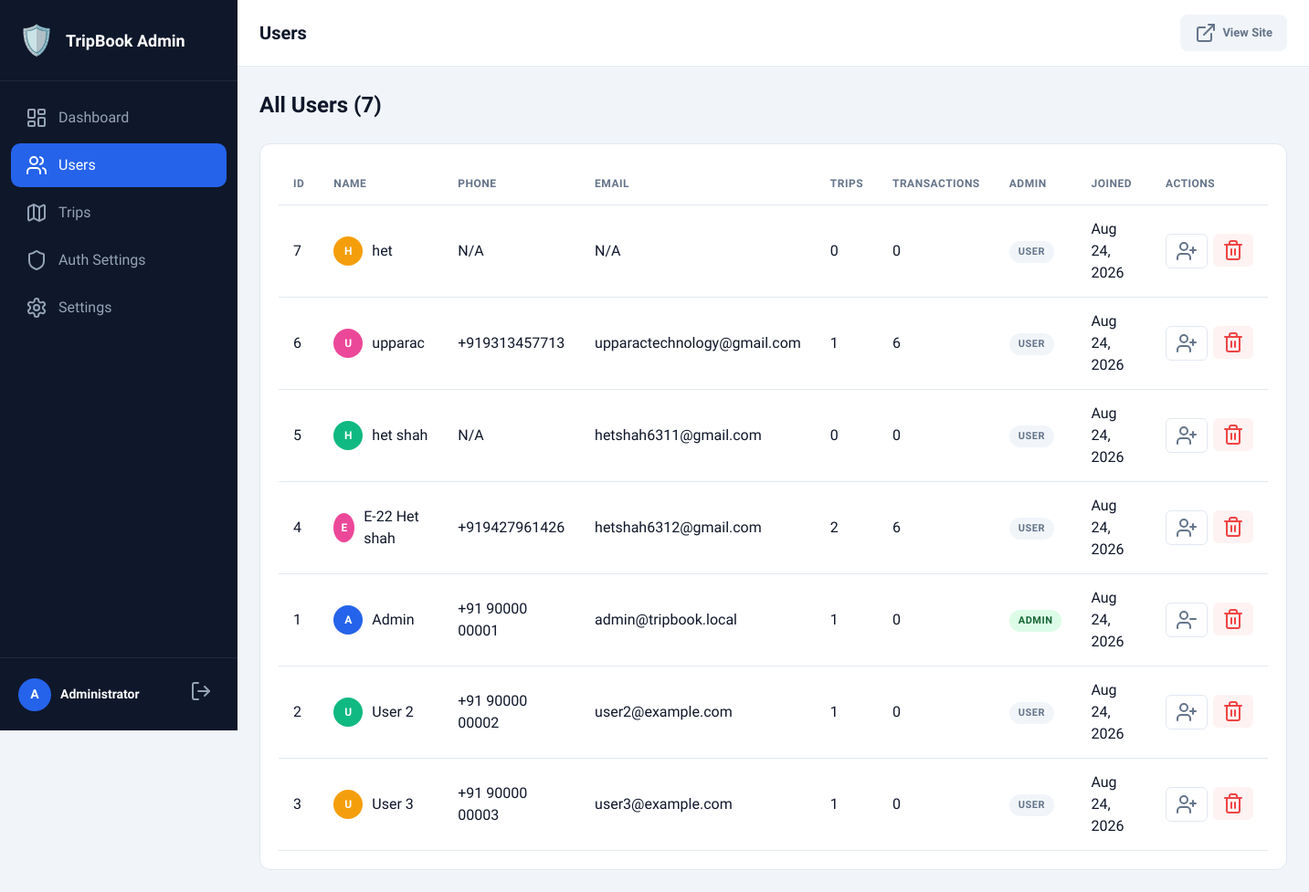
The app's page /admin/users.php (signed in) with its own data.
### tables this page shows
CREATE TABLE `users` (
    `id` INT UNSIGNED AUTO_INCREMENT PRIMARY KEY,
    `name` VARCHAR(100) NOT NULL,
    `email` VARCHAR(191) UNIQUE NULL,
    `phone` VARCHAR(30) UNIQUE NULL,
    `phone_verified` TINYINT(1) NOT NULL DEFAULT 0,
    `email_verified` TINYINT(1) NOT NULL DEFAULT 0,
    `google_id` VARCHAR(50) NULL,
    `auth_provider` ENUM('phone','google','email') NOT NULL DEFAULT 'phone',
    `password_hash` VARCHAR(255) NOT NULL,
    `avatar_color` VARCHAR(20) DEFAULT '#2563eb',
    `is_admin` TINYINT(1) NOT NULL DEFAULT 0,
    `created_at` TIMESTAMP DEFAULT CURRENT_TIMESTAMP
);

### admin/users.php (the view, shortened to what this page needs)
<?php
$db = getDBConnection();
$stmt = $db->query("
    SELECT u.*,
           (SELECT COUNT(*) FROM trip_members WHERE user_id = u.id) as trip_count,
           (SELECT COUNT(*) FROM transactions WHERE created_by = u.id) as transaction_count
    FROM users u
    ORDER BY u.created_at DESC
");
$users = $stmt->fetchAll();
include 'includes/header.php';
?>
<div class="page-header">
    <h2>All Users (<?= count($users) ?>)</h2>
</div>
<div class="card">
    <div class="card-body">
        <table class="data-table full-width">
            <thead>
                <tr>
                    <th>ID</th>
                    <th>Name</th>
                    <th>Phone</th>
                    <th>Email</th>
                    <th>Trips</th>
                    <th>Transactions</th>
                    <th>Admin</th>
                    <th>Joined</th>
                    <th>Actions</th>
                </tr>
            </thead>
            <tbody>
                <?php foreach ($users as $user): ?>
                <tr>
                    <td><?= $user['id'] ?></td>
                    <td>
                        <div class="user-cell">
                            <div class="avatar-sm" style="background: <?= $user['avatar_color'] ?>">
                                <?= strtoupper(substr($user['name'], 0, 1)) ?>
                            </div>
                            <?= htmlspecialchars($user['name']) ?>
                        </div>
                    </td>
                    <td><?= htmlspecialchars($user['phone'] ?? 'N/A') ?></td>
                    <td><?= htmlspecialchars($user['email'] ?? 'N/A') ?></td>
                    <td><?= $user['trip_count'] ?></td>
                    <td><?= $user['transaction_count'] ?></td>
                    <td>
                        <?php if ($user['is_admin']): ?>
                            <span class="badge badge-success">Admin</span>
                        <?php else: ?>
                            <span class="badge badge-secondary">User</span>
                        <?php endif; ?>
                    </td>
                    <td><?= date('M d, Y', strtotime($user['created_at'])) ?></td>
                    <td>
                        <div class="action-buttons">
                            <form method="POST" style="display: inline;">
                                <button type="submit" class="btn-sm btn-outline" title="<?= $user['is_admin'] ? 'Remove Admin' : 'Make Admin' ?>">
                                    <i data-lucide="<?= $user['is_admin'] ? 'user-minus' : 'user-plus' ?>"></i>
                                </button>
                            </form>
                            <form method="POST" style="display: inline;"
                                  onsubmit="return confirm('Are you sure you want to delete this user?')">
                                <button type="submit" class="btn-sm btn-danger" title="Delete User">
                                    <i data-lucide="trash-2"></i>
                                </button>
                            </form>
                        </div>
                    </td>
                </tr>
                <?php endforeach; ?>
            </tbody>
        </table>
    </div>
</div>
<?php include 'includes/footer.php'; ?>

### admin/assets/style.css (style rules this page uses)
* { box-sizing: border-box; margin: 0; padding: 0; }
body { font-family: 'Plus Jakarta Sans', -apple-system, BlinkMacSystemFont, sans-serif; background: #f1f5f9; color: #0f172a; line-height: 1.5; }
.card { background: white; border-radius: 12px; border: 1px solid #e2e8f0; overflow: hidden; }
.card-body { padding: 20px; }
.data-table { width: 100%; border-collapse: collapse; }
.data-table th, .data-table td { padding: 12px 16px; text-align: left; border-bottom: 1px solid #e2e8f0; }
.data-table th { font-size: 12px; font-weight: 600; color: #64748b; text-transform: uppercase; letter-spacing: 0.5px; }
.data-table.full-width th, .data-table.full-width td { padding: 14px 16px; }
.user-cell { display: flex; align-items: center; gap: 10px; }
.avatar-sm { width: 32px; height: 32px; border-radius: 50%; display: flex; align-items: center; justify-content: center; color: white; font-weight: 700; font-size: 12px; }
.badge { display: inline-block; padding: 4px 10px; font-size: 11px; font-weight: 600; border-radius: 20px; text-transform: uppercase; letter-spacing: 0.5px; }
.badge-success { background: #dcfce7; color: #166534; }
.badge-secondary { background: #f1f5f9; color: #64748b; }
.action-buttons { display: flex; gap: 6px; }
.btn-sm { padding: 6px 10px; border-radius: 6px; border: none; cursor: pointer; display: inline-flex; align-items: center; justify-content: center; transition: all 0.2s; }
.btn-outline { background: white; border: 1px solid #e2e8f0; color: #64748b; }
.btn-danger { background: #fef2f2; color: #ef4444; }
.page-header { margin-bottom: 24px; }
.page-header h2 { font-size: 24px; font-weight: 800; }

### records on screen
users: id "7", name "H", name "het", phone "N/A", email "N/A", trip_count "0", transaction_count "0", is_admin "USER", created_at "Aug 24, 2026"
users: id "6", name "U", name "upparac", phone "+919313457713", email "upparactechnology@gmail.com", trip_count "1", transaction_count "6", is_admin "USER", created_at "Aug 24, 2026"
users: id "5", name "H", name "het shah", phone "N/A", email "hetshah6311@gmail.com", trip_count "0", transaction_count "0", is_admin "USER", created_at "Aug 24, 2026"
users: id "4", name "E", name "E-22 Het shah", phone "+919427961426", email "hetshah6312@gmail.com", trip_count "2", transaction_count "6", is_admin "USER", created_at "Aug 24, 2026"
users: id "1", name "A", name "Admin", phone "+91 90000 00001", email "admin@tripbook.local", trip_count "1", transaction_count "0", is_admin "ADMIN", created_at "Aug 24, 2026"
users: id "2", name "U", name "User 2", phone "+91 90000 00002", email "user2@example.com", trip_count "1", transaction_count "0", is_admin "USER", created_at "Aug 24, 2026"
users: id "3", name "U", name "User 3", phone "+91 90000 00003", email "user3@example.com", trip_count "1", transaction_count "0", is_admin "USER", created_at "Aug 24, 2026"

### other values on screen
substr($admin['name'], 0, 1) "A"
$admin['name'] "Administrator"
basename($_SERVER['PHP_SELF'], '.php') "Users"
count($users) "7"
